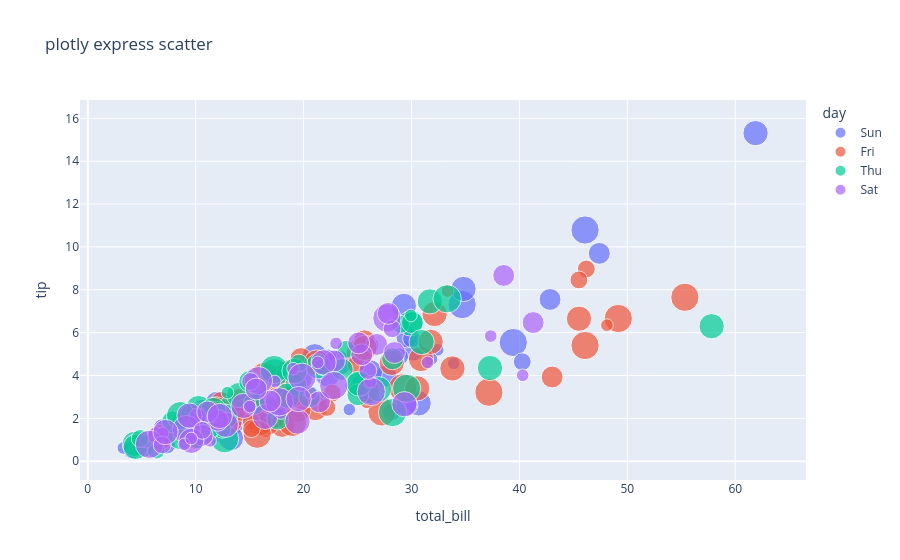

Notebook code for this chart:
### Markdown cell above
## plotly

### Code cell
import plotly.express as px, plotly.io as pio
print("default renderer:", pio.renderers.default)
fig = px.scatter(tips, x="total_bill", y="tip", color="day", size="size", title="plotly express scatter")
fig.show()
